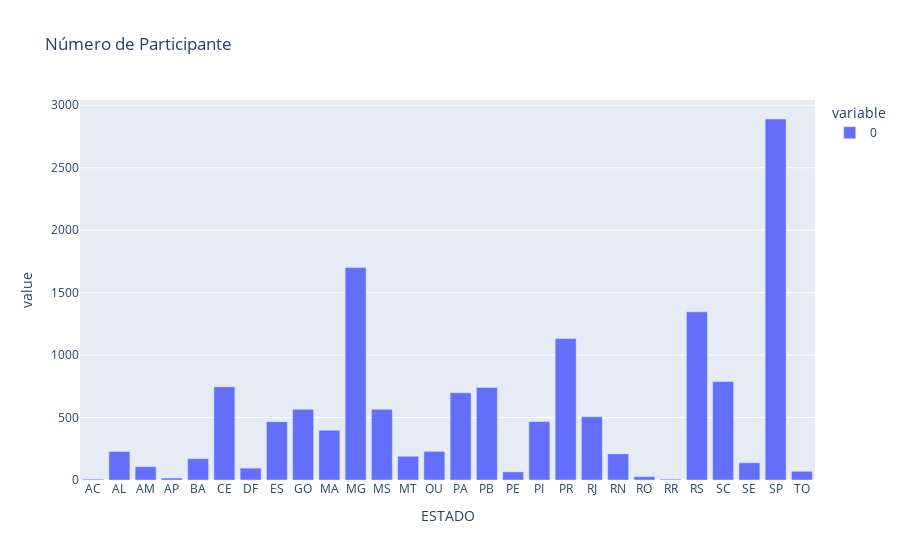

The code cell stored with this chart in its notebook:
### Code cell
grafico_estadoBrasil = px.bar(freq, title='Número de Participante')
grafico_estadoBrasil.update_traces(textfont_size=12, textangle=0, textposition="outside", cliponaxis=False)
grafico_estadoBrasil.show()

### Figure 1 — Plotly figure (JSON) as saved in the notebook; plotly's stock layout.template omitted (floating-point values rounded to 4 significant figures)
{"data": [{"alignmentgroup": "True", "cliponaxis": false, "hovertemplate": "variable=0<br>ESTADO=%{x}<br>value=%{y}<extra></extra>", "legendgroup": "0", "marker": {"color": "#636efa", "pattern": {"shape": ""}}, "name": "0", "offsetgroup": "0", "orientation": "v", "showlegend": true, "textangle": 0, "textfont": {"size": 12}, "textposition": "outside", "type": "bar", "x": ["AC", "AL", "AM", "AP", "BA", "CE", "DF", "ES", "GO", "MA", "MG", "MS", "MT", "OU", "PA", "PB", "PE", "PI", "PR", "RJ", "RN", "RO", "RR", "RS", "SC", "SE", "SP", "TO"], "xaxis": "x", "y": [7, 228, 107, 16, 171, 746, 95, 467, 566, 398, 1702, 566, 190, 229, 698, 741, 65, 468, 1132, 506, 209, 27, 7, 1346, 788, 138, 2890, 70], "yaxis": "y"}], "layout": {"autosize": true, "barmode": "relative", "legend": {"title": {"text": "variable"}, "tracegroupgap": 0}, "title": {"text": "Número de Participante"}, "xaxis": {"anchor": "y", "autorange": true, "domain": [0, 1], "range": [-0.5, 27.5], "title": {"text": "ESTADO"}, "type": "category"}, "yaxis": {"anchor": "x", "autorange": true, "domain": [0, 1], "range": [0, 3042.0], "title": {"text": "value"}, "type": "linear"}}}
